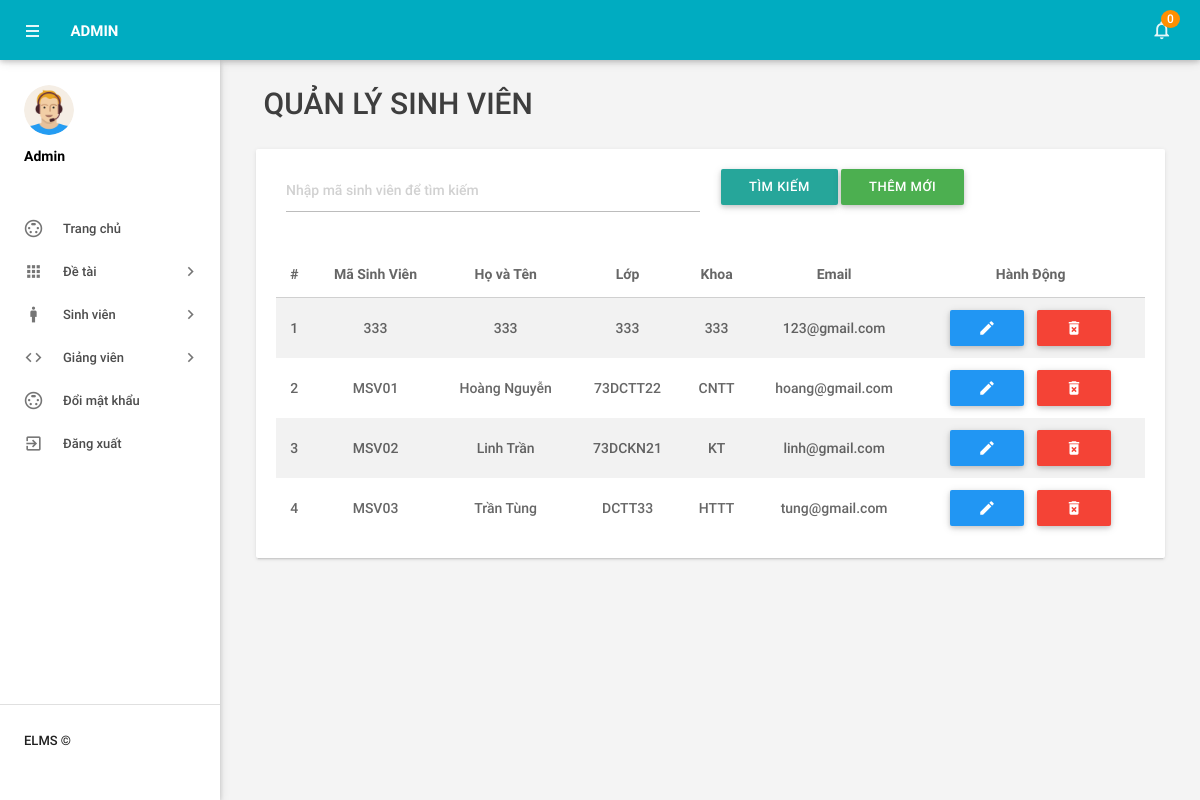
The app's page /BTL_CNPM/admin/list_sinh_vien.php (signed in) with its own data.
### tables this page shows
CREATE TABLE `sinh_vien` (
  `MaSV` varchar(50) NOT NULL,
  `Hoten` varchar(50) NOT NULL,
  `Lop` varchar(50) NOT NULL,
  `Khoa` varchar(50) NOT NULL,
  `Email` varchar(50) NOT NULL,
  `Password` varchar(50) NOT NULL
);

### BTL_CNPM/admin/list_sinh_vien.php (the view, shortened to what this page needs)
<?php
include('includes/config.php');
if (strlen($_SESSION['alogin']) == 0) {
    header('location:index.php');
} else {
?>
<!DOCTYPE html>
<html lang="vi">
<head>
    <link type="text/css" rel="stylesheet" href="../assets/plugins/materialize/css/materialize.min.css" />
    <link href="../assets/plugins/datatables/css/jquery.dataTables.min.css" rel="stylesheet">
    <link href="../assets/css/alpha.min.css" rel="stylesheet" type="text/css" />
    <link href="../assets/css/custom.css" rel="stylesheet" type="text/css" />
</head>
<body>
    <?php include('includes/header.php'); ?>
    <?php include('includes/sidebar.php'); ?>
    <main class="mn-inner">
        <div class="row">
            <div class="col s12">
                <div class="page-title">Quản Lý Sinh Viên</div>
            </div>
            <div class="col s12 m12 l12">
                <div class="card">
                    <div class="card-content">
                        <div class="row">
                            <form method="POST" action="list_sinh_vien.php">
                                <div class="col s12 m6">
                                    <input type="text" name="search_maSV" id="search_maSV" placeholder="Nhập mã sinh viên để tìm kiếm"
                                           value="<?php echo isset($_POST['search_maSV']) ? htmlentities($_POST['search_maSV']) : ''; ?>" />
                                </div>
                                <div class="col s12 m6">
                                    <button type="submit" class="btn btn-small waves-effect waves-light">Tìm kiếm</button>
                                    <a href="add_sinh_vien.php" class="btn btn-small waves-effect waves-light green">Thêm mới</a>
                                </div>
                            </form>
                        </div>
                        <table class="display responsive-table striped">
                            <thead>
                                <tr>
                                    <th>#</th>
                                    <th>Mã Sinh Viên</th>
                                    <th>Họ và Tên</th>
                                    <th>Lớp</th>
                                    <th>Khoa</th>
                                    <th>Email</th>
                                    <th>Hành Động</th>
                                </tr>
                            </thead>
                            <tbody>
                                <?php
                                $sql = "SELECT * FROM sinh_vien";
                                $query = $dbh->prepare($sql);
                                $query->execute();
                                $results = $query->fetchAll(PDO::FETCH_OBJ);
                                $cnt = 1;
                                if ($query->rowCount() > 0) {
                                    foreach ($results as $result) {
                                        echo "<tr>
                                            <td>{$cnt}</td>
                                            <td>{$result->MaSV}</td>
                                            <td>{$result->Hoten}</td>
                                            <td>{$result->Lop}</td>
                                            <td>{$result->Khoa}</td>
                                            <td>{$result->Email}</td>
                                            <td>
                                                <a href='edit_sinh_vien.php?masv={$result->MaSV}' class='btn btn-small waves-effect waves-light blue btn-action'>
                                                    <i class='material-icons'>mode_edit</i>
                                                </a>
                                                <form method='POST' action='list_sinh_vien.php' style='display:inline;'>
                                                    <input type='hidden' name='masv' value='{$result->MaSV}'>
                                                    <button type='submit' name='delete' class='btn btn-small waves-effect waves-light red btn-action' onclick='return confirm(\"Bạn có chắc chắn muốn xóa?\");'>
                                                        <i class='material-icons'>delete_forever</i>
                                                    </button>
                                                </form>
                                            </td>
                                        </tr>";
                                        $cnt++;
                                    }
                                } else {
                                    echo "<tr><td colspan='7'>Không tìm thấy sinh viên.</td></tr>";
                                }
                                ?>
                            </tbody>
                        </table>
                    </div>
                </div>
            </div>
        </div>
    </main>
</body>
</html>
<?php } ?>

### BTL_CNPM/admin/list_sinh_vien.php (style rules this page uses)
.page-title { font-size: 30px; margin-bottom: 20px; color: #3e3e3e; }
table { width: 100%; margin-top: 20px; }
table th, table td { padding: 12px; text-align: center; }
.btn-action { margin: 0 5px; cursor: pointer; }
.btn-action i { font-size: 18px; }

### records on screen
sinh_vien: MaSV "333", Hoten "333", Lop "333", Khoa "333", Email "123@gmail.com"
sinh_vien: MaSV "MSV01", Hoten "Hoàng Nguyễn", Lop "73DCTT22", Khoa "CNTT", Email "hoang@gmail.com"
sinh_vien: MaSV "MSV02", Hoten "Linh Trần", Lop "73DCKN21", Khoa "KT", Email "linh@gmail.com"
sinh_vien: MaSV "MSV03", Hoten "Trần Tùng", Lop "DCTT33", Khoa "HTTT", Email "tung@gmail.com"

### other values on screen
$unreadcount "0"
